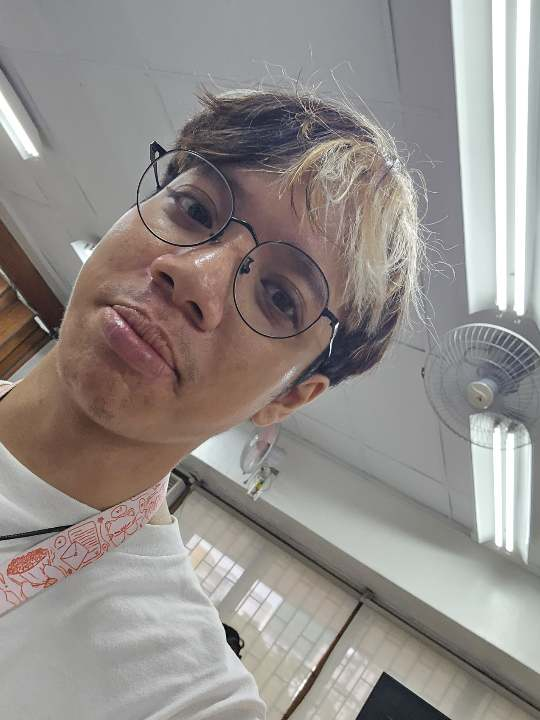
#> input picture CPF3/LAB2/image.png, 540 x 720 px
$ python pj3.py --image image.png
#> lines starting #> are read from the running program, lines starting #| are printed output that depends on the picture

from matplotlib import pyplot as plt
import numpy as np
import argparse
import cv2

ap = argparse.ArgumentParser()
ap.add_argument("-i", "--image", required = True, help = "image.png")
args = vars(ap.parse_args())

image = cv2.imread(args["image"])
#> image is the input picture: shape (720, 540, 3); mean B, G, R 138.1, 141.4, 147.1
cv2.imshow("Original", image)

chans = cv2.split(image)
colors = ("b", "g", "r")
plt.figure()
plt.title("’Flattened’ Color Histogram")
plt.xlabel("Bins")
plt.ylabel("# of Pixels")


for (chan, color) in zip(chans, colors):
    hist = cv2.calcHist([chan], [0], None, [256], [0, 256])
    plt.plot(hist, color = color)
    plt.xlim([0, 256])
#> this loop made 3 passes
#> color on passes 1 to 3: 'b', 'g', 'r'


fig = plt.figure()

ax = fig.add_subplot(131)
hist = cv2.calcHist([chans[1], chans[0]], [0, 1], None,
[32, 32], [0, 256, 0, 256])
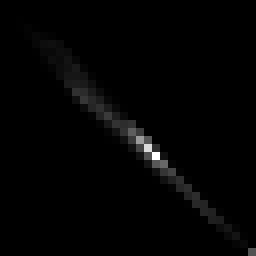
#> hist: shape (32, 32) float32 (shown 8 times larger); min 0, max 28060, mean 379.7; drawn with min black and max white
p = ax.imshow(hist, interpolation = "nearest")
ax.set_title("2D Color Histogram for G and B")
plt.colorbar(p)


ax = fig.add_subplot(132)
hist = cv2.calcHist([chans[1], chans[2]], [0, 1], None, [32, 32], [0, 256, 0, 256])
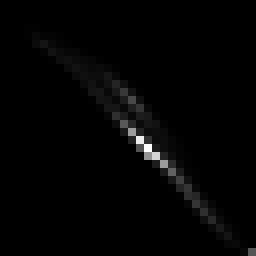
#> hist: shape (32, 32) float32 (shown 8 times larger); min 0, max 25101, mean 379.7; drawn with min black and max white
p = ax.imshow(hist, interpolation = "nearest")
ax.set_title("2D Color Histogram for G and R")
plt.colorbar(p)

ax = fig.add_subplot(133)
hist = cv2.calcHist([chans[0], chans[2]], [0, 1], None, [32, 32], [0, 256, 0, 256])
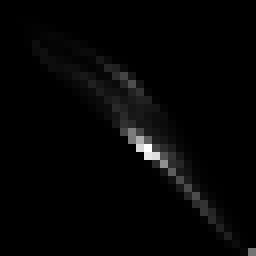
#> hist: shape (32, 32) float32 (shown 8 times larger); min 0, max 18479, mean 379.7; drawn with min black and max white
p = ax.imshow(hist, interpolation = "nearest")
ax.set_title("2D Color Histogram for B and R")
plt.colorbar(p)

print("2D histogram shape: {}, with {} values".format(
hist.shape, hist.flatten().shape[0]))
#| 2D histogram shape: (32, 32), with 1024 values
hist = cv2.calcHist([image], [0, 1, 2], None, [8, 8, 8], [0, 256, 0, 256, 0, 256])
print("3D histogram shape: {}, with {} values".format(
hist.shape, hist.flatten().shape[0]))
#| 3D histogram shape: (8, 8, 8), with 512 values

plt.show()
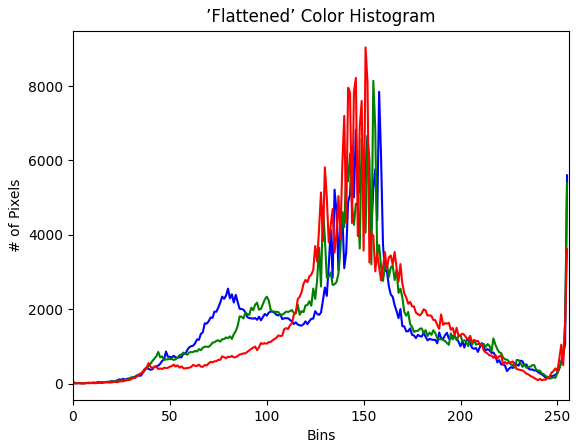
#> figure drawn by matplotlib, 1 panel; curve peaks at x = 158, y = 7844; curve peaks at x = 155, y = 8141; curve peaks at x = 151, y = 9039
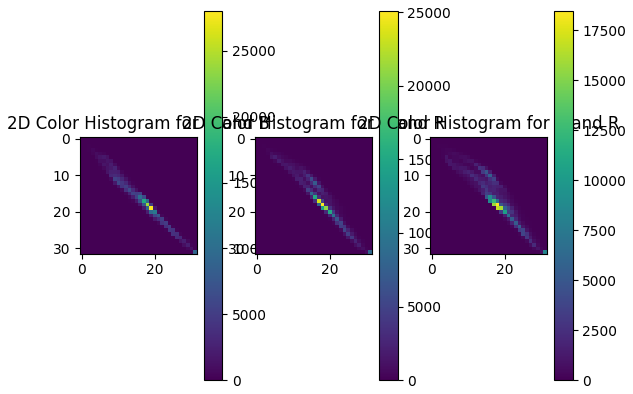
#> figure drawn by matplotlib, 6 panels
